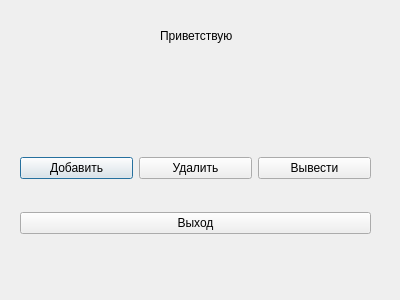
<?xml version="1.0" encoding="UTF-8"?>
<ui version="4.0">
 <class>MainForm</class>
 <widget class="QDialog" name="MainForm">
  <property name="geometry">
   <rect>
    <x>0</x>
    <y>0</y>
    <width>400</width>
    <height>300</height>
   </rect>
  </property>
  <property name="windowTitle">
   <string>Главная</string>
  </property>
  <widget class="QLabel" name="HelloLabel">
   <property name="geometry">
    <rect>
     <x>160</x>
     <y>20</y>
     <width>91</width>
     <height>31</height>
    </rect>
   </property>
   <property name="text">
    <string>Приветствую</string>
   </property>
  </widget>
  <widget class="QWidget" name="layoutWidget">
   <property name="geometry">
    <rect>
     <x>20</x>
     <y>130</y>
     <width>351</width>
     <height>131</height>
    </rect>
   </property>
   <layout class="QVBoxLayout" name="verticalLayout">
    <item>
     <layout class="QHBoxLayout" name="horizontalLayout">
      <item>
       <widget class="QPushButton" name="AddButton">
        <property name="text">
         <string>Добавить</string>
        </property>
       </widget>
      </item>
      <item>
       <widget class="QPushButton" name="DeleteButton">
        <property name="text">
         <string>Удалить</string>
        </property>
       </widget>
      </item>
      <item>
       <widget class="QPushButton" name="PrintButton">
        <property name="text">
         <string>Вывести</string>
        </property>
       </widget>
      </item>
     </layout>
    </item>
    <item>
     <widget class="QPushButton" name="ExitButton">
      <property name="mouseTracking">
       <bool>false</bool>
      </property>
      <property name="tabletTracking">
       <bool>false</bool>
      </property>
      <property name="autoFillBackground">
       <bool>true</bool>
      </property>
      <property name="text">
       <string>Выход</string>
      </property>
     </widget>
    </item>
   </layout>
  </widget>
 </widget>
 <resources/>
 <connections/>
</ui>
